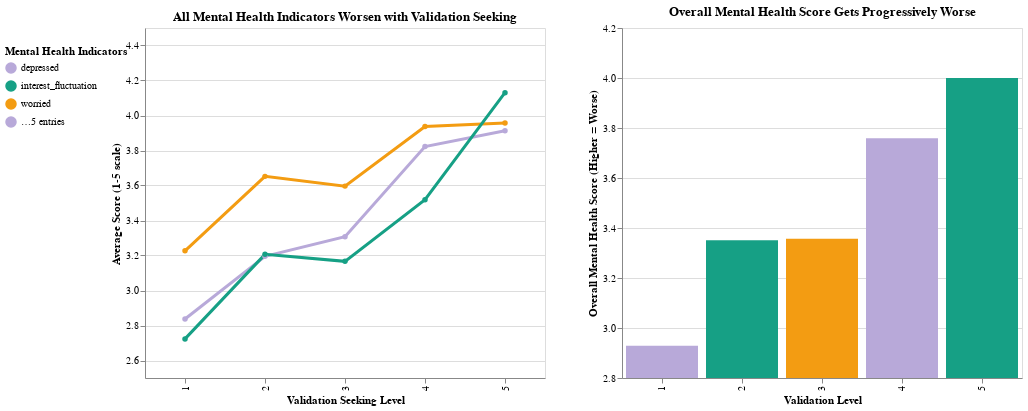

Write notebook code for a chart like this one.
### Markdown cell above
***Visualization 2:*** Multi-dimensional Analysis (Refined)

### Code cell
display(viz2_final)

### Figure 1 — Vega-Lite specification as saved in the notebook (floating-point values rounded to 4 significant figures; data arrays with more than 128 entries replaced by an {"elided": "..."} marker saying what was removed)
{"config": {"view": {"continuousWidth": 300, "continuousHeight": 300}}, "hconcat": [{"mark": {"type": "line", "point": true, "strokeWidth": 3}, "encoding": {"color": {"field": "mental_health_aspect", "legend": {"orient": "top-right", "symbolLimit": 4, "title": "Mental Health Indicators"}, "scale": {"range": ["#B8A9D9", "#16A085", "#F39C12"]}, "type": "nominal"}, "tooltip": [{"field": "validation_seeking", "type": "ordinal"}, {"field": "mental_health_aspect", "type": "nominal"}, {"aggregate": "mean", "field": "score", "type": "quantitative"}], "x": {"field": "validation_seeking", "title": "Validation Seeking Level", "type": "ordinal"}, "y": {"aggregate": "mean", "field": "score", "scale": {"domain": [2.5, 4.5]}, "title": "Average Score (1-5 scale)", "type": "quantitative"}}, "height": 350, "title": "All Mental Health Indicators Worsen with Validation Seeking", "transform": [{"fold": ["worried", "depressed", "interest_fluctuation"], "as": ["mental_health_aspect", "score"]}], "width": 400}, {"mark": {"type": "bar"}, "encoding": {"color": {"field": "validation_seeking", "legend": null, "scale": {"range": ["#74B9FF", "#81ECEC", "#FDCB6E", "#FF7675", "#FD79A8"]}, "type": "ordinal"}, "tooltip": [{"field": "validation_seeking", "type": "ordinal"}, {"aggregate": "mean", "field": "mental_health_score", "type": "quantitative"}, {"aggregate": "count", "type": "quantitative"}], "x": {"field": "validation_seeking", "title": "Validation Level", "type": "ordinal"}, "y": {"aggregate": "mean", "field": "mental_health_score", "scale": {"domain": [2.8, 4.2]}, "title": "Overall Mental Health Score (Higher = Worse)", "type": "quantitative"}}, "height": 350, "title": "Overall Mental Health Score Gets Progressively Worse", "width": 400}], "data": {"name": "data-c2940d42c12410fd63bbdcac94bbb25f"}, "spacing": 40, "$schema": "https://vega.github.io/schema/vega-lite/v5.20.1.json", "datasets": {"data-c2940d42c12410fd63bbdcac94bbb25f": {"elided": "449 records"}}}
